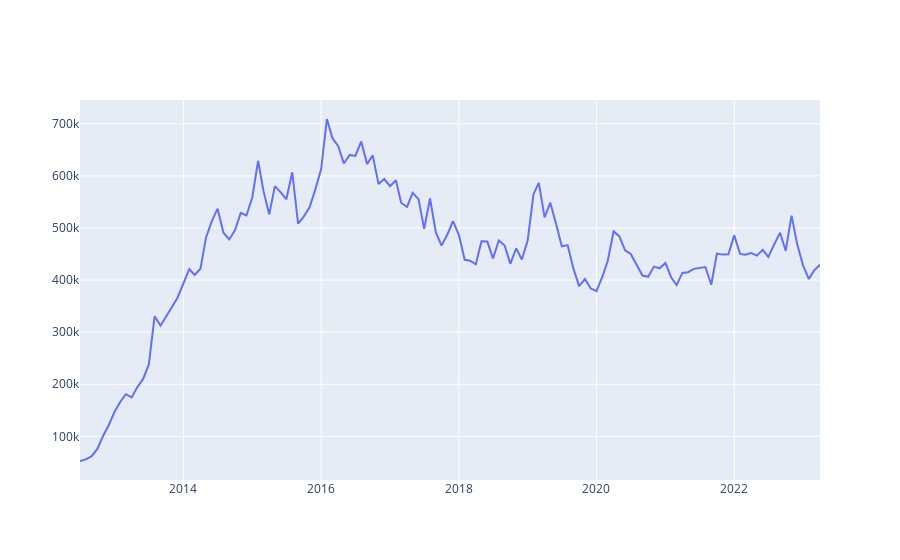

Notebook code cell kept with this figure:
### Code cell
go.Figure([go.Scatter(x=df['fname'], y=df['lname'])])
go.Figure([go.Scatter(x=df['fname'], y=df['lname'])])

### Figure 1 — Plotly figure (JSON) as saved in the notebook; plotly's stock layout.template omitted (floating-point values rounded to 4 significant figures; data arrays with more than 128 entries replaced by an {"elided": "..."} marker saying what was removed)
{"data": [{"type": "scatter", "x": {"elided": "130 str values"}, "y": {"elided": "130 float values"}}], "layout": {}}
